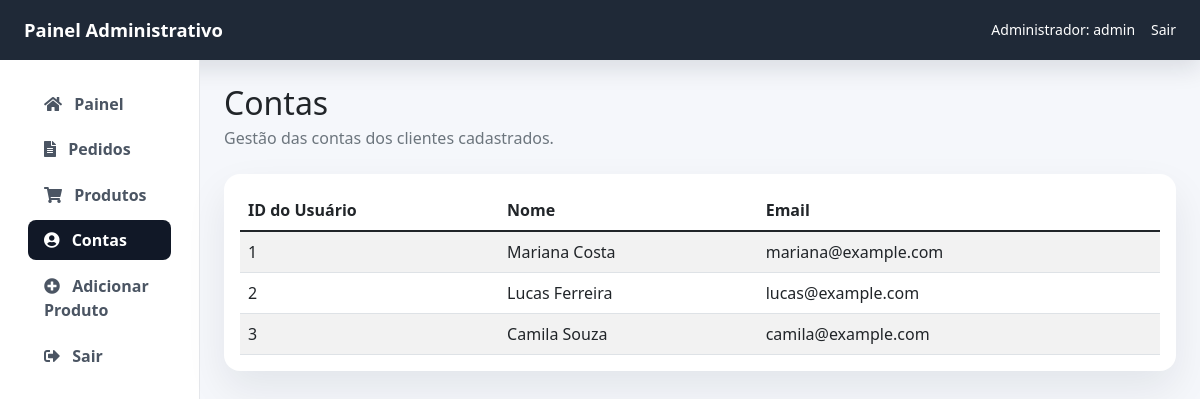
/admin/account.php (signed in), run on the app's committed database.
### tables this page shows
CREATE TABLE IF NOT EXISTS users (
  user_id INT(11) NOT NULL AUTO_INCREMENT,
  user_name VARCHAR(100) NOT NULL,
  user_email VARCHAR(100) NOT NULL,
  user_password VARCHAR(100) NOT NULL,
  PRIMARY KEY (user_id)
);

### admin/account.php (the view, shortened to what this page needs)
<?php include('header.php'); ?>
<?php
$page = max(1, (int) ($_GET['page'] ?? 1));
$items_per_page = 5;
list($total_users, $total_pages, $page, $offset) = admin_paginate($conn, 'users', $page, $items_per_page);
$users = array();
$users_query = mysqli_prepare($conn, 'SELECT user_id, user_name, user_email FROM users ORDER BY user_id ASC LIMIT ? OFFSET ?');
if ($users_query) {
  mysqli_stmt_bind_param($users_query, 'ii', $items_per_page, $offset);
  mysqli_stmt_execute($users_query);
  $result = mysqli_stmt_get_result($users_query);
  while ($row = mysqli_fetch_assoc($result)) {
    $users[] = $row;
  }
}
?>
<div class="container-fluid">
  <div class="row">
    <?php include('sidemenu.php'); ?>
    <main class="col-md-9 ms-sm-auto col-lg-10 px-md-4 py-4">
      <div class="d-flex justify-content-between flex-wrap align-items-center mb-4">
        <div>
          <h1 class="h2 mb-1">Contas</h1>
          <p class="text-muted mb-0">Gestão das contas dos clientes cadastrados.</p>
        </div>
      </div>
      <div class="card content-card">
        <div class="card-body">
          <div class="table-responsive">
            <table class="table table-striped table-hover align-middle mb-0">
              <thead>
                <tr>
                  <th>ID do Usuário</th>
                  <th>Nome</th>
                  <th>Email</th>
                </tr>
              </thead>
              <tbody>
                <?php foreach ($users as $user) { ?>
                  <tr>
                    <td><?php echo (int) $user['user_id']; ?></td>
                    <td><?php echo htmlspecialchars($user['user_name']); ?></td>
                    <td><?php echo htmlspecialchars($user['user_email']); ?></td>
                  </tr>
                <?php } ?>
              </tbody>
            </table>
          </div>
        </div>
      </div>
    </main>
  </div>
</div>
</body>
</html>

### admin/header.php (style rules this page uses)
body { background-color: #f5f7fb; }
.content-card { border: 0; border-radius: 1rem; box-shadow: 0 18px 40px rgba(15, 23, 42, 0.08); }

### data on the page
users: user_id "1", user_name "Mariana Costa", user_email "mariana@example.com"
users: user_id "2", user_name "Lucas Ferreira", user_email "lucas@example.com"
users: user_id "3", user_name "Camila Souza", user_email "camila@example.com"

### other printed values
$_SESSION['admin_name'] "admin"
